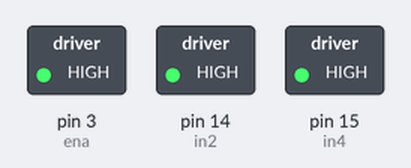
Recording of a sketch running on a simulated Arduino Uno, built with avr-gcc and run on an emulated ATmega328P. On the bench: switched loads named in the sketch (green lamp = pin HIGH).

Above: at 0.1 s.
Timing chart, 0 to 1.6 s (numbered marks = the images above):
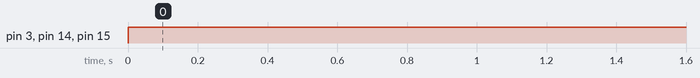

The sketch:

testL298N.ino
```cpp
byte ena = 3;
byte in2 = 14;
byte in4 = 15;

void setup() {
  pinMode(ena, OUTPUT);
  pinMode(in2, OUTPUT);
  pinMode(in4, OUTPUT);
}

void loop() {
  analogWrite(ena, 255);
  digitalWrite(in2, HIGH);
  digitalWrite(in4, HIGH);
}
```

Measured:
- by itself, pin 3 (ena), pin 14 (in2), pin 15 (in4): LOW → HIGH at 0.00 s
